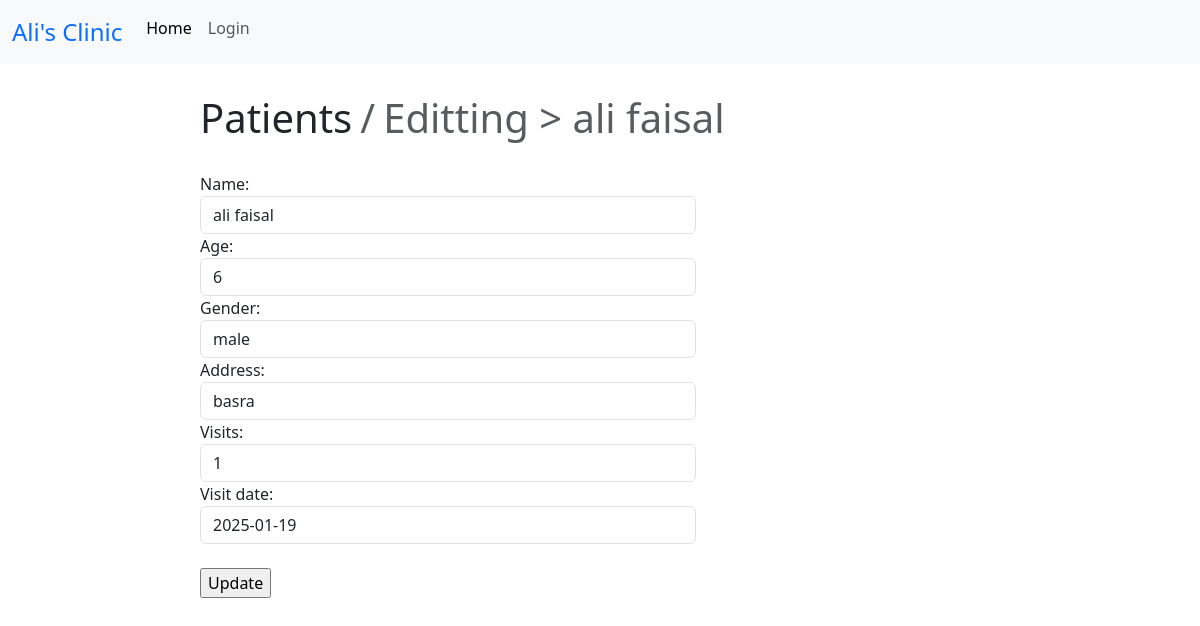
Page /patients/1/edit/ on the earlier database version.
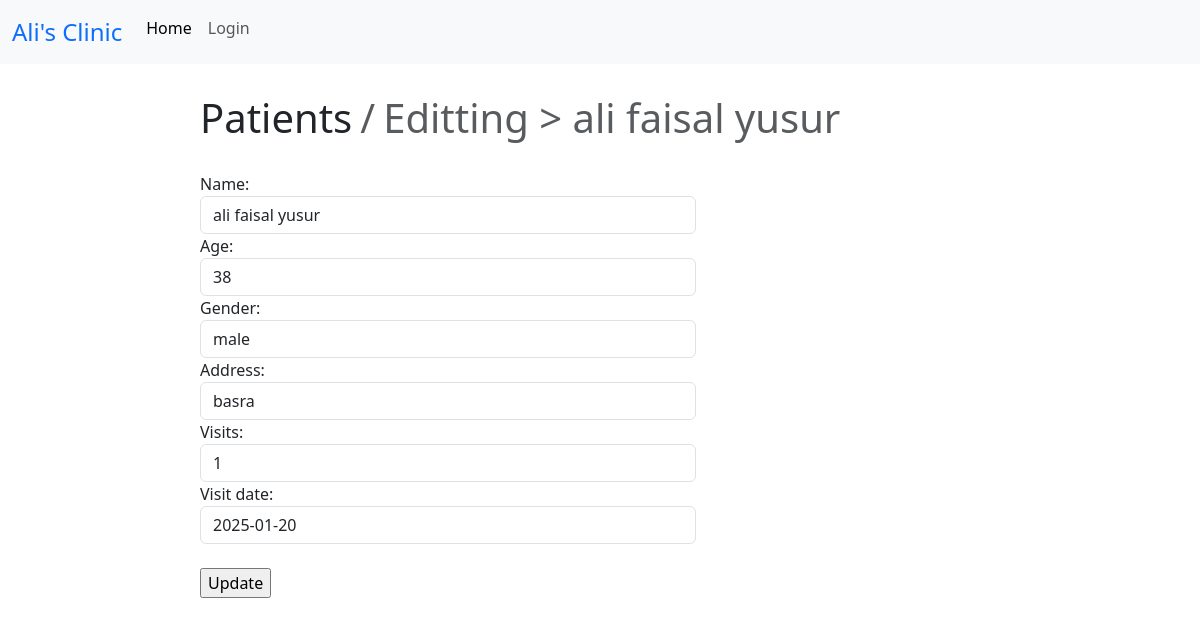
Same page on the later database version.
### home/models.py (models this page shows, shortened)
class Patients(models.Model):
    name=models.CharField(max_length=150,unique=True)
    age=models.IntegerField(null=True)
    gender=models.CharField(max_length=50)
    address=models.CharField(max_length=150,null=True)
    visits=models.PositiveIntegerField(default=0)
    visit_date=models.DateField(default=strftime("%Y-%m-%d"),null=True)

### home/views.py (the view, shortened to what this page needs)
# urls.py: path('patients/<int:patient_id>/edit/',views.Edit_patient.as_view(),name='edit_patient'),
class Edit_patient(UpdateView):
    model=Patient_Model
    form_class=Patient_form
    context_object_name='patient'
    pk_url_kwarg='patient_id'
    template_name='home/update_patient.html'

### home/forms.py
class Patient_form(forms.ModelForm):
    class Meta:
        model=Patients
        fields=[
            'name','age','gender','address','visits','visit_date'
        ]

### templates/home/update_patient.html (shortened to what this page needs)
{%extends 'index.html'%}
{%block breadcrumb%}
<div class="col-10 offset-2 mt-4">
    <ol class="breadcrumb">
        <li class="breadcrumb-item fs-1">Patients</li>
        <li class="breadcrumb-item fs-1 active">Editting > {{patient.name}}</li>
    </ol>
</div>
{%endblock%}
{%block content%}
<div class="col-6 offset-2 mt-4">
    <div class="row">
        <div class="col-10">
    <form action="" method="post">
        {%include 'home/form.html'%}
        <br>
        <input  type="submit" value="Update" name="submit" onclick="edit()">
    </form>
    </div>
    </div>
</div>
{%endblock%}

### templates/home/form.html (shortened to what this page needs)
{%load widget_tweaks%}
{%for field in form%}
<div class="form-group">
{{field.label_tag}}
{%if form.is_bound%}
{%if field.errors%}
{% render_field field class="form-control is-invalid"%}
{%for error in field.errors%}
<div class="invalid-feedback">
    {{error}}
</div>
{%endfor%}
{%else%}
{% render_field field class="form-control is-valid"%}
{%endif%}
{%else%}
{% render_field field class="form-control"%}
{%endif%}
</div>
{%endfor%}

Differences in the rows shown:
changed Patients "male": name "ali faisal" → "ali faisal yusur"; age "6" → "38"; visit_date "2025-01-19" → "2025-01-20"
